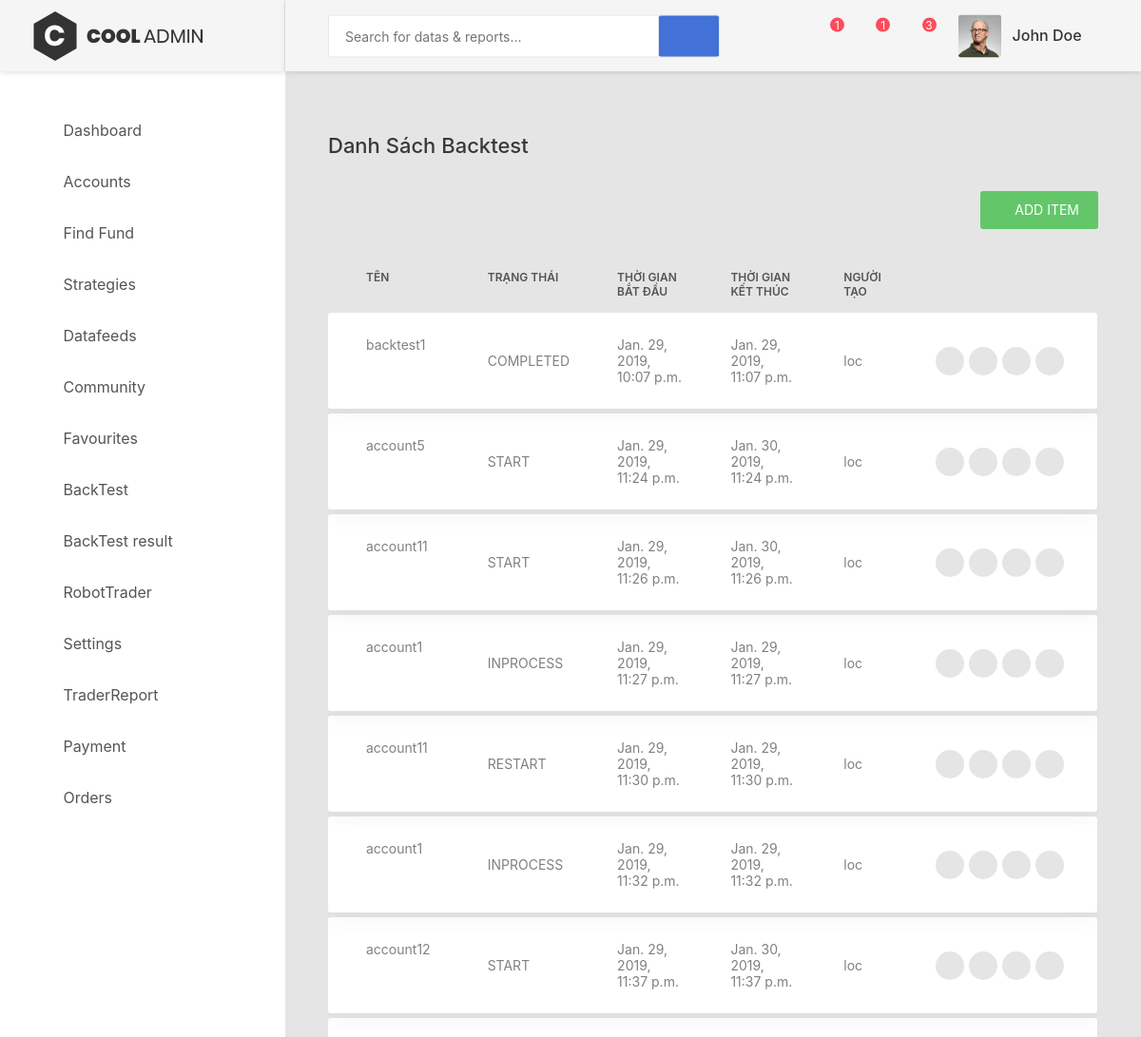
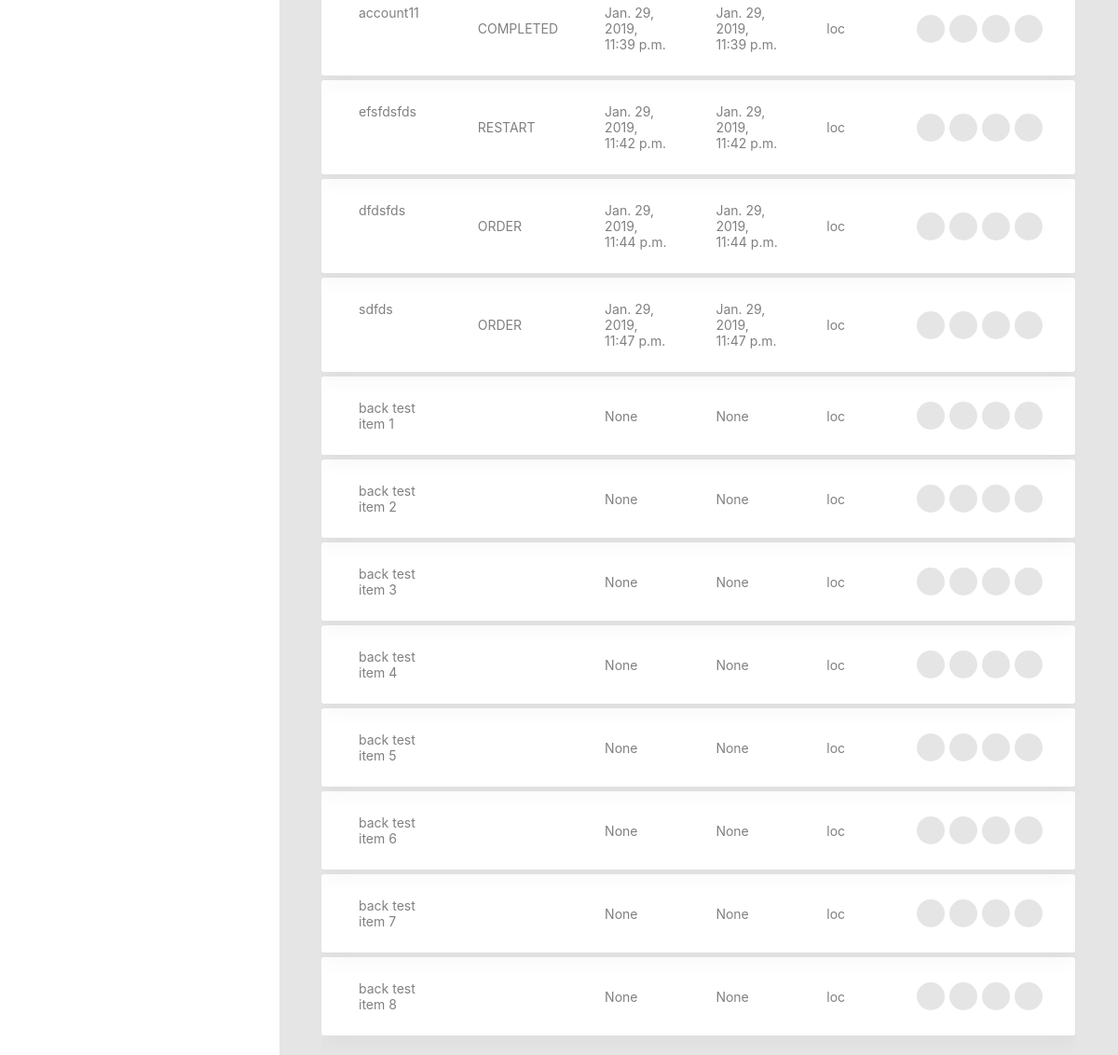
Page /backtests/list/ (signed in) on the committed database (2 pictures, top to bottom).
### backtests/models.py (models this page shows, shortened)
class BackTest(models.Model):
    name= models.CharField("Tên item", max_length = 100)
    time_start = models.DateTimeField('Time Start', null = True)
    time_end = models.DateTimeField('Time End', null = True)
    status = models.CharField('Trạng thái', max_length = 50, choices = BACKTESTTYPES)
    created_by = models.ForeignKey(User, on_delete=models.CASCADE)
    created_on= models.DateTimeField( auto_now_add=True)
    completed_on= models.DateTimeField( null= True)
    settings = models.ManyToManyField(Setting, through='TestSetting', related_name='backtests')
    overview = models.CharField("Giới thiệu", max_length = 255, null=True, blank=True)
    note = models.CharField("Ghi chú", max_length = 100, null=True, blank=True)

### backtests/views.py (the view)
# urls.py: path('list/', views.ListBackTestView.as_view(), name = 'list'),
class ListBackTestView(TemplateView):
    model = BackTest
    template_name = "backtests/list.html"
    def get_queryset(self):
        print("**************************************")
        print(self.request.user.id)
        queryset = self.model.objects.filter(created_by=self.request.user.id).order_by('id')
        return queryset
    def get_context_data(self, **kwargs):
        context = super(ListBackTestView, self).get_context_data(**kwargs)
        context["backtests_list"] = self.get_queryset()
        context["per_page"] = self.request.POST.get('per_page')
        return context

### backtests/templates/backtests/list.html (shortened to what this page needs)
{% extends "base.html" %}
{% load static %}
{% load paginate %}
{% block content %}
<div class="row">
    <div class="col-md-12">
        <h3 class="title-5 m-b-35">Danh sách backtest</h3>
        <div class="table-data__tool">
            <div class="table-data__tool-right">
                <a class="au-btn au-btn-icon au-btn--green au-btn--small" href="{% url 'backtests:create' %}">
                    <i class="zmdi zmdi-plus"></i>Add item</a>
            </div>
        </div>
        <div class="table-responsive table-responsive-data2">
            <table class="table table-data2">
                <thead>
                    <tr>
                        <th>Tên</th>
                        <th>Trạng thái</th>
                        <th>Thời gian bắt đầu</th>
                        <th>Thời gian kết thúc</th>
                        <th>Người tạo</th>
                        <th></th>
                    </tr>
                </thead>
                <tbody>
                    {% for testitem in backtests_list %}
                    <tr class="tr-shadow">
                        <td>{{ testitem.name }}</td>
                        <td>{{ testitem.status }}</td>
                        <td>{{ testitem.time_start }}</td>
                        <td>{{ testitem.time_end }}</td>
                        <td>{{ testitem.created_by }}</td>
                        <td>
                            <div class="table-data-feature">
                                <a class="item" data-toggle="tooltip" data-placement="top" title="Send" href="#">
                                    <i class="zmdi zmdi-mail-send"></i>
                                </a>
                                <a class="item" data-toggle="tooltip" data-placement="top" title="Edit" href="{% url 'backtests:edit' testitem.id %}">
                                    <i class="zmdi zmdi-edit"></i>
                                </a>
                                <a class="item" data-toggle="tooltip"  data-placement="top" title="Delete" href="#">
                                    <i class="zmdi zmdi-delete"></i>
                                </a>
                                <a class="item" data-toggle="tooltip" data-placement="top" title="More" href="#">
                                    <i class="zmdi zmdi-more"></i>
                                </a>
                            </div>
                        </td>
                    </tr>
                    <tr class="spacer"></tr>
                   {% endfor %}
                </tbody>
            </table>
        </div>
    </div>
</div>
{% endblock %}

### rows in the picture
BackTest: name "backtest1", status "COMPLETED", time_start "Jan. 29, 2019, 10:07 p.m.", time_end "Jan. 29, 2019, 11:07 p.m.", created_by "loc"
BackTest: name "account5", status "START", time_start "Jan. 29, 2019, 11:24 p.m.", time_end "Jan. 30, 2019, 11:24 p.m.", created_by "loc"
BackTest: name "account11", status "START", time_start "Jan. 29, 2019, 11:26 p.m.", time_end "Jan. 30, 2019, 11:26 p.m.", created_by "loc"
BackTest: name "account1", status "INPROCESS", time_start "Jan. 29, 2019, 11:27 p.m.", time_end "Jan. 29, 2019, 11:27 p.m.", created_by "loc"
BackTest: name "account11", status "RESTART", time_start "Jan. 29, 2019, 11:30 p.m.", time_end "Jan. 29, 2019, 11:30 p.m.", created_by "loc"
BackTest: name "account1", status "INPROCESS", time_start "Jan. 29, 2019, 11:32 p.m.", time_end "Jan. 29, 2019, 11:32 p.m.", created_by "loc"
BackTest: name "account12", status "START", time_start "Jan. 29, 2019, 11:37 p.m.", time_end "Jan. 30, 2019, 11:37 p.m.", created_by "loc"
BackTest: name "account11", status "COMPLETED", time_start "Jan. 29, 2019, 11:39 p.m.", time_end "Jan. 29, 2019, 11:39 p.m.", created_by "loc"
BackTest: name "efsfdsfds", status "RESTART", time_start "Jan. 29, 2019, 11:42 p.m.", time_end "Jan. 29, 2019, 11:42 p.m.", created_by "loc"
BackTest: name "dfdsfds", status "ORDER", time_start "Jan. 29, 2019, 11:44 p.m.", time_end "Jan. 29, 2019, 11:44 p.m.", created_by "loc"
BackTest: name "sdfds", status "ORDER", time_start "Jan. 29, 2019, 11:47 p.m.", time_end "Jan. 29, 2019, 11:47 p.m.", created_by "loc"
BackTest: name "back test item 1", time_start "None", time_end "None", created_by "loc"
BackTest: name "back test item 2", time_start "None", time_end "None", created_by "loc"
BackTest: name "back test item 3", time_start "None", time_end "None", created_by "loc"
BackTest: name "back test item 4", time_start "None", time_end "None", created_by "loc"
BackTest: name "back test item 5", time_start "None", time_end "None", created_by "loc"
BackTest: name "back test item 6", time_start "None", time_end "None", created_by "loc"
BackTest: name "back test item 7", time_start "None", time_end "None", created_by "loc"
BackTest: name "back test item 8", time_start "None", time_end "None", created_by "loc"
